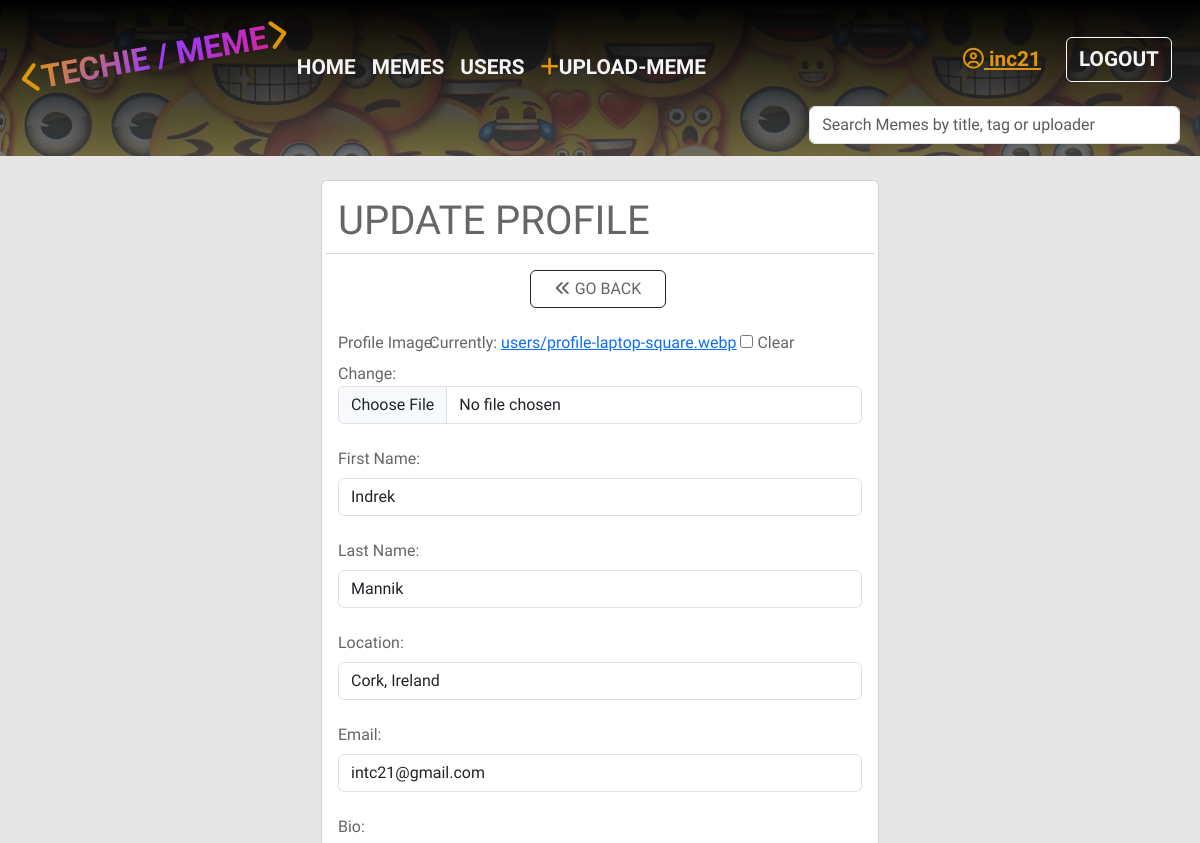
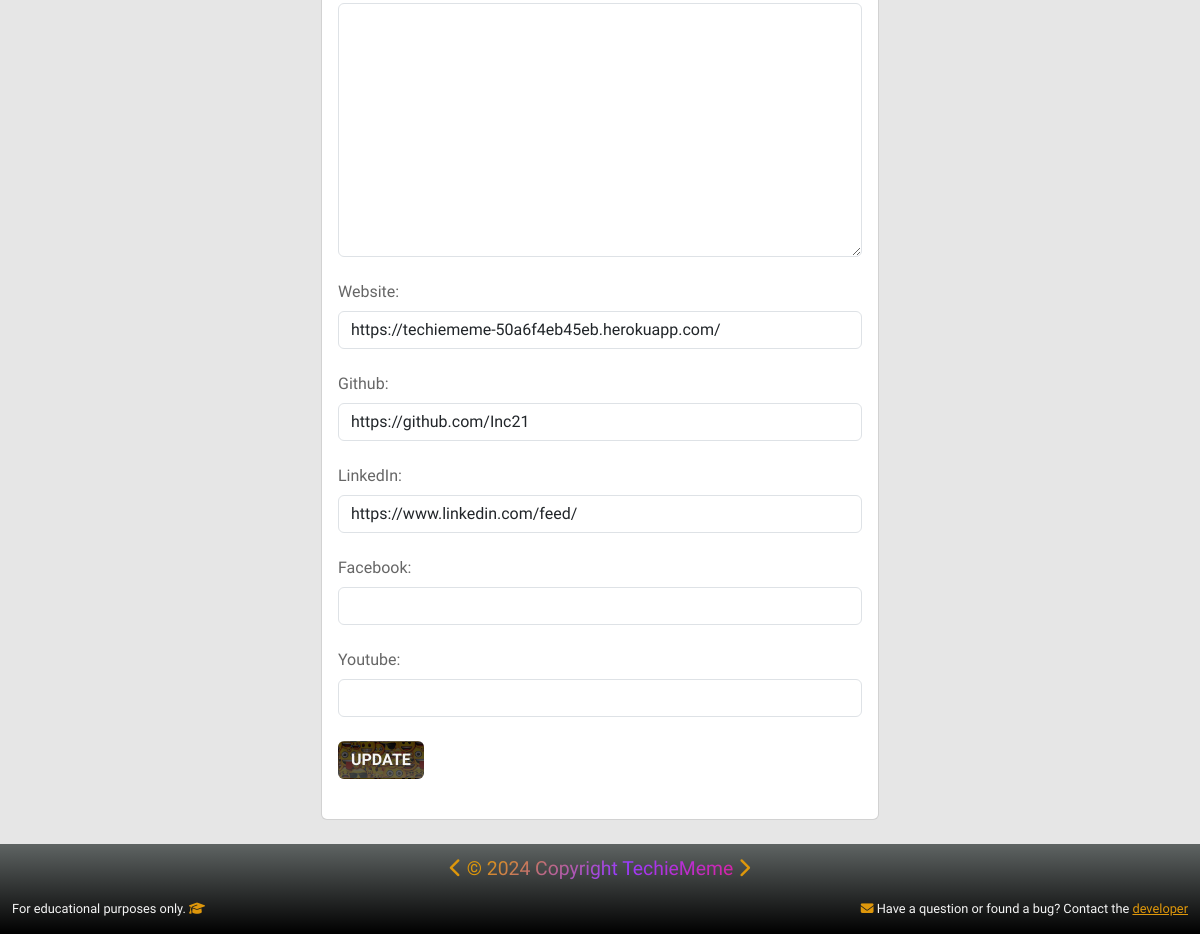
Page /users/update-profile/ (signed in) on the committed database (2 pictures, top to bottom).
### users/models.py (models this page shows, shortened)
class UserProfile(models.Model):
    user = models.OneToOneField(User, on_delete=models.CASCADE, null=True,
                                blank=True)
    username = models.CharField(max_length=50, null=True, blank=True)
    first_name = models.CharField(max_length=50, null=True, blank=True)
    last_name = models.CharField(max_length=50, null=True, blank=True)
    location = models.CharField(max_length=100, null=True, blank=True)
    email = models.EmailField(max_length=100, null=True, blank=True)
    bio = models.TextField(null=True, blank=True)
    user_img = ResizedImageField(upload_to='users/', null=True,
                                 force_format='WEBP', quality=85,
                                 blank=True, default='users/default_user.webp')
    social_github = models.URLField(max_length=200, null=True, blank=True)
    social_linkedin = models.URLField(max_length=200, null=True, blank=True)
    social_facebook = models.URLField(max_length=200, null=True, blank=True)
    social_youtube = models.URLField(max_length=200, null=True, blank=True)
    social_website = models.URLField(max_length=200, null=True, blank=True)
    created = models.DateTimeField(auto_now_add=True)
    id = models.UUIDField(primary_key=True, default=uuid.uuid4, editable=False)

### users/views.py (the view)
# urls.py: path('update-profile/', views.updateProfile, name="update-profile"),
@login_required(login_url='/accounts/login/')
def updateProfile(request):
    profile = request.user.userprofile
    form = UserForm(instance=profile)
    if request.method == 'POST':
        form = UserForm(request.POST, request.FILES, instance=profile)
        if form.is_valid():
            form.save()
            messages.success(request, 'Profile updated successfully!')
            return redirect('single_user', pk=profile.id)
    context = {'form': form}
    return render(request, "users/user_form.html", context)

### users/forms.py
class UserForm(ModelForm):
    class Meta:
        model = UserProfile
        fields = [
            'user_img', 'first_name', 'last_name', 'location',
            'email', 'bio', 'social_website', 'social_github',
            'social_linkedin', 'social_facebook', 'social_youtube'
            ]
        labels = {
            'user_img': 'Profile Image:',
            'first_name': 'First Name:',
            'last_name': 'Last Name:',
            'location': 'Location:',
            'email': 'Email:',
            'bio': 'Bio:',
            'social_website': 'Website:',
            'social_github': 'Github:',
            'social_linkedin': 'LinkedIn:',
            'social_facebook': 'Facebook:',
            'social_youtube': 'Youtube:'
        }
    def __init__(self, *args, **kwargs):
        super(UserForm, self).__init__(*args, **kwargs)
        for name, field in self.fields.items():
            field.widget.attrs.update({'class': 'form-control'})

### users/templates/users/user_form.html (shortened to what this page needs)
{% extends 'main.html' %}
{% block content %}
<div class="container d-flex justify-content-center">
        <div class="col-md-6 card m-4 gray">
            <div class="card-body">
                <div class="row">
                    {% if request.resolver_match.url_name == 'update-profile' %}
                    <h1>UPDATE PROFILE</h1>
                    <hr>
                    {% else %}
                    <h1>EDIT PROFILE</h1>
                    <hr>
                    {% endif %}
                </div>
                <div class="row-col-1 d-flex justify-content-center">
                    <a type="button" class="btn btn-outline-dark ps-4 pe-4 mt-0 me-1 text-nowrap gray" href="javascript:history.go(-1)"><i class="fa-solid fa-angles-left"></i> GO BACK</a>
                </div>
                <div class="col-12">
                    <form method="POST" action="{% url 'update-profile' %}" enctype="multipart/form-data">
                        {% for field in form %}
                            <div class="form-outline mt-3">
                                <label class="col-sm-2 col-form-label text-nowrap" for="">{{ field.label }}</label>
                                {{field}}
                            </div>
                        {% endfor %}
                        {% if request.resolver_match.url_name == 'update-profile' %}
                        <button type="submit" class="btn auth-btn mt-4 mb-4 hover">UPDATE</button>
                        {% else %}
                        <button type="submit" class="btn auth-btn mt-4 mb-4 hover">UPLOAD</button>
                        {% endif %}
                    </form>
                </div>
            </div>
        </div>
</div>
{% endblock %}

### templates/main.html (shortened to what this page needs)
<!DOCTYPE html>
{% load static %}
<html lang="en">
<head>
    <link href="https://cdn.jsdelivr.net/npm/bootstrap@5.3.0/dist/css/bootstrap.min.css" rel="stylesheet">
    <link rel="stylesheet" href="https://cdn.jsdelivr.net/npm/bootstrap-icons@1.10.5/font/bootstrap-icons.css">
    <link rel="stylesheet" type="text/css" media="screen" href='{% static "styles/main.css" %}'>
</head>
<body>
    {% include 'header.html' %}
    {% block content %}
    {% endblock content %}
    {% include 'footer.html' %}
</body>
</html>

### templates/header.html (shortened to what this page needs)
{% load static %}
<header class="p-2 ">
    <nav class="navbar navbar-expand-lg text-nowrap" aria-label="Fifth navbar example">
        <div class="container-fluid">
            <a href="{% url 'home_page' %}" class="d-flex align-items-center mb-2 mb-lg-0 text-white text-decoration-none">
                <div class="img-fluid logo-image"><i class="fa-solid fa-chevron-left yellow-light"></i><span class="logo-text">TECHIE / MEME</span><i class="fa-solid fa-chevron-right yellow-light"></i></div>
            </a>
            <div class="collapse navbar-collapse " id="navbarsExample05">
                <ul class="navbar-nav me-auto mb-2 mb-lg-0">
                <li class="nav-item">
                    <a class="{% if request.resolver_match.url_name == 'home_page' %}active-link-light{% endif %} navbar-item nav-link hover" aria-current="page" href="{% url 'home_page' %}">HOME</a>
                </li>
                <li class="nav-item">
                    <a class="{% if request.resolver_match.url_name == 'memes' or request.resolver_match.url_name == 'meme'  %}active-link-light{% endif %} navbar-item nav-link hover" href="{% url 'memes' %}">MEMES</a>
                </li>
                <li class="nav-item">
                    <a class="{% if request.resolver_match.url_name == 'user_profiles' or request.resolver_match.url_name == 'single_user' %}active-link-light{% endif %} nav-link navbar-item hover" href="{% url 'user_profiles' %}">USERS</a>
                </li>
                <li class="nav-item">
                    <a class=" nav-link navbar-item hover" href="{% url 'upload_meme' %}"><i class="fa-solid fa-plus yellow-light"></i>UPLOAD-MEME</a>
                </li>
                </ul>
                <div class="text-end mb-3">
                    {% if request.user.is_authenticated %}
                        <div class="loggedin btn me-2 navbar-item">
                            <a class="yellow-light" href="{% url 'single_user' request.user.userprofile.id %}"><i class="fa-regular fa-circle-user"></i> {{ request.user.username}}</a>
                        </div>
                        <a href="{% url 'account_logout' %}" class="btn btn-outline-light me-2 hover navbar-item">LOGOUT</a>
                        {% else %}
                        <a href="{% url 'account_login' %}?next={{request.path}}" class="btn btn-outline-light me-2 hover navbar-item">LOGIN</a>
                        <a href="{% url 'account_signup' %}" class="btn btn-outline-light me-2 hover navbar-item">SIGN-UP</a>
                    {% endif %}
                </div>
            </div>
        </div>
    </nav>
    <div class="container-fluid">
        <div class="row justify-content-center justify-content-md-end">
            <form class="col-10 col-md-6 col-lg-4 mb-1" role="search" action="{% url 'memes' %}" method="get">
                <input id="search_form" type="search" class="form-control" value="{{search_form}}" placeholder="Search Memes by title, tag or uploader" name="search_form" aria-label="Search">
            </form>
        </div>
    </div>
</header>

### templates/footer.html (shortened to what this page needs)
{% load static %}
<footer class="footer">
    <div class="container-fluid">
        <div class="row footer-text">
            <div class="col-12 d-flex justify-content-center">
                <p class="footer-text"><i class="fa-solid fa-chevron-left yellow-light big-chevron"></i> <span class="yellow-light">&#xa9;</span> <span class="logo-text"> {% now 'Y' %} Copyright TechieMeme</span> <i class="fa-solid fa-chevron-right big-chevron yellow-light"></i></p>
            </div>
        </div>
        <div class="row d-none d-lg-flex">
            <div class="col-6">
                <p class="footer-text-small">For educational purposes only. <i class="fa-solid fa-graduation-cap yellow-light"></i></p>
            </div>
            <div class="col-6 d-lg-flex justify-content-end">
                <p class="footer-text-small"><i class="fa-solid fa-envelope yellow-light"></i> Have a question or found a bug? Contact the <a class="yellow-light" href="{% url 'contact-form' %}?next={{ request.path }}">developer</a></p>
            </div>
        </div>
    </div>
</footer>

### static/styles/main.css (style rules this page uses)
* { margin: 0; padding: 0; box-sizing: border-box; }
body { font-family: 'Lexend', 'Lexend Deca', sans-serif; min-height: 100vh; display: flex; flex-direction: column; background-color: #e6e6e6; }
.yellow-light { color: #DE970B; }
.gray { color: #666666; }
header { background-color: #4C4E52; height: auto; background:linear-gradient(0deg, rgba(80, 86, 85, 0.7), rgba(0, 0, 0, 1)), url("../images/site/background11.webp"); background-size: cover; background-position: top; overflow: hidden; }
.logo-image { max-width: 300px; height: auto; transform: rotate(-10deg); font-size: 2em; font-weight: 800; flex-wrap: nowrap; }
.logo-text { background-image: linear-gradient( -225deg, #DE970B 0%, #9a3bff 29%, #ff1361 67%, #DE970B 100% ); background-size: auto auto; background-clip: border-box; background-size: 200% auto; color: #fff; background-clip: text; -webkit-text-fill-color: transparent; -webkit-background-clip: text; -webkit-text-fill-color: transparent; animation: textclip 5s linear infinite; display: inline-block; }
.navbar-item { font-weight: bold; color: whitesmoke; font-weight: 800; font-size: 1.3em; text-decoration: none; margin-top: 1em; }
.auth-btn { background:linear-gradient(0deg, rgba(80, 86, 85, 0.7), rgba(0, 0, 0, 0.6)), url("../images/site/background11.webp"); background-size: cover; font-weight: bold; color: whitesmoke; font-weight: 800; font-size: 1em; text-decoration: none; }
footer { background-color: #4C4E52; background:linear-gradient(0deg, rgba(0, 0, 0, 1), rgba(80, 86, 85, 0.9)); color: whitesmoke; margin-top: auto; }
.footer-text { margin-top: 5px; font-size: 1.1em; }
.footer-text-small { font-size: 0.8em; }

### rows in the picture
UserProfile: form "Indrek" "Mannik" "Cork, Ireland" "intc21@gmail.com" "https://techiememe-50a6f4eb45eb.herokuapp.com/" "https://github.com/Inc21" "https://www.linkedin.com/feed/"

### other values in the picture
{{ request.user.username }} "inc21"
{{ field.label }} "Profile Image:" "First Name:" "Last Name:" "Location:" "Email:" "Bio:" "Website:" "Github:" "LinkedIn:" "Facebook:" "Youtube:"
